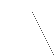
Frame 1 (no input)
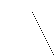
Frame 60 (the mouse pressed at the canvas centre just before this capture)
Frame 120 (the mouse held since frame 60 and released just before this capture): identical to frame 60, image omitted

The Processing sketch that drew these frames (run headless with seeded random() and noise(); from frame 60 on, the mouse is pressed at the canvas centre):

// Processing sketch: sketch_150129c_random
// ── sketch_150129c_random.pde
float x = random(50);
float y = random(50);

void setup(){
  size(55, 55);
  background(255);
}

void draw(){
for (int i = 0;i < 55; i++){
  println(x);
  println(y);
  point(x+i,y+2*i);}
  
}
